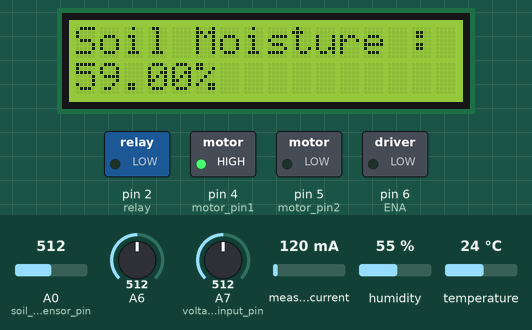
A sketch run on a simulated Arduino Nano, built with avr-gcc and run on an emulated ATmega328P. Parts: 16×2 character LCD, switched loads named in the sketch (green lamp = pin HIGH). The test bench sets the inputs (shaded band); at power-on: A0 (soil_moisture_sensor_pin) = 512, measured current 120 mA, humidity 55 %, A6 = 512, A7 (voltage_input_pin) = 512, temperature 24 °C. What the sketch prints to the serial monitor is not drawn.

Above: at 1.7 s.
1.8 s: A0 (soil_moisture_sensor_pin) set to 320
10.6 s: measured current set to 40 mA
At 19.1 s:
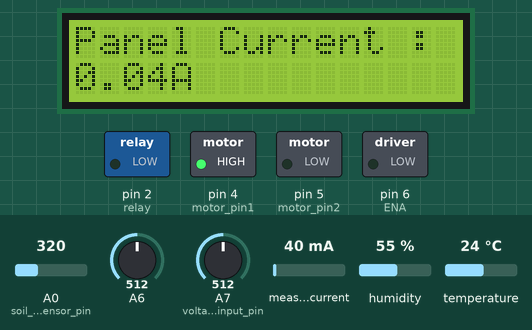
24.6 s: humidity set to 22 %
At 36.2 s:
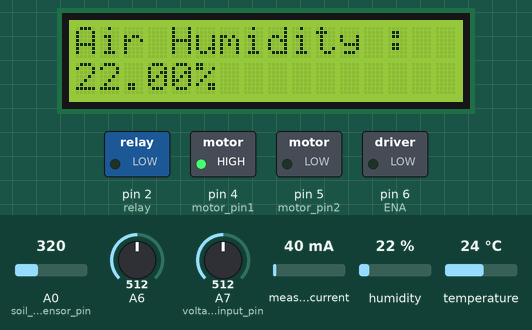
36.7 s: A6 set to 320
At 43.4 s:
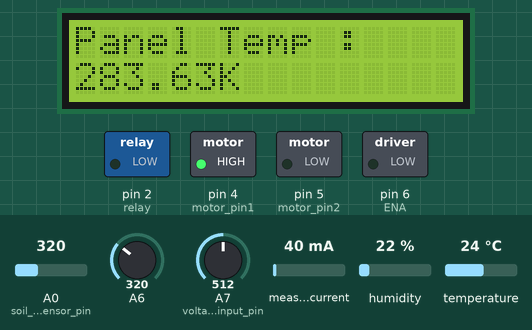
43.7 s: A7 (voltage_input_pin) set to 320
At 50.6 s:
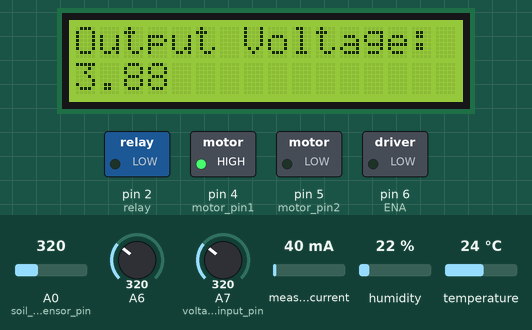
51.8 s: temperature set to 12 °C
At 60.4 s:
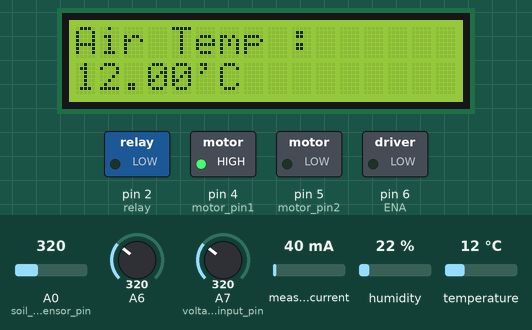
Timing chart, 0 to 61.7 s (numbered marks = the images above; inputs shaded):
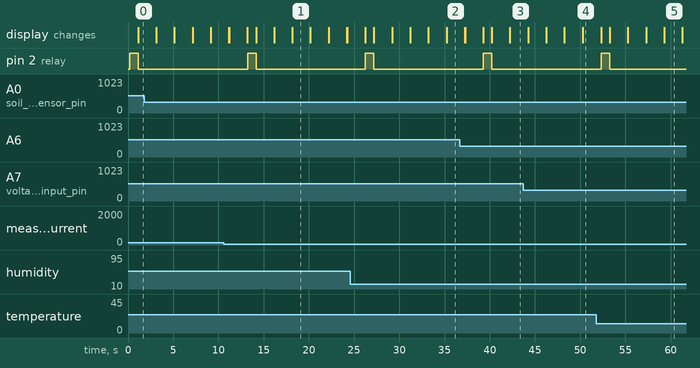

Measured:
- what the display in image 1 shows lasts 2.0 s, from 18.2 s to 20.2 s

The sketch:

MAIN.ino
```cpp
#include <Wire.h>
#include <Adafruit_INA219.h>
#include <LiquidCrystal.h>
#include <DHT.h>

#define DHTPIN 13
#define DHTTYPE DHT11
DHT dht(DHTPIN, DHTTYPE);
Adafruit_INA219 ina219;

const int rs = 12, en = 11, d4 = 10, d5 = 9, d6 = 8, d7 = 7;
LiquidCrystal lcd(rs, en, d4, d5, d6, d7);

int motor_pin1 = 4;
int motor_pin2 = 5;
int ENA = 6;

int soil_moisture_sensor_pin = A0;

int relay = 2;

float Vo;
float R1 = 6770;
float logR2, R2, T;
float c1 = 1.009249522e-03, c2 = 2.378405444e-04, c3 = 2.019202697e-07;

int voltage_input_pin = A7;
float v_out = 0.0;
float v_in = 0.0;
float r1 = 13690.0;
float r2 = 9430.0;

union BtoF{
  byte b[16];
  float fval;
}u;

const int buffer_size = 16;
byte buf[buffer_size];

float myVal;
int motor_analog_value = 0;
int temp=0;

void setup() {
   Serial.begin(9600);
   pinMode(motor_pin1, OUTPUT);
   pinMode(motor_pin2, OUTPUT);
   pinMode(ENA, OUTPUT);
   pinMode(relay,OUTPUT);
   pinMode(voltage_input_pin, INPUT);
   digitalWrite(motor_pin1, HIGH);
   digitalWrite(motor_pin2, LOW);
   uint32_t currentFrequency;
   lcd.begin(16, 2);
   ina219.begin();
   dht.begin();
   delay(100);
   }

void loop() {
   transmitSerial();
   if(Serial.available()>0){
    myVal = readFromMatlab();
    adjustSpeed(myVal);
    lcd.setCursor(0, 0);
    lcd.print("Output Voltage:");
    lcd.setCursor(0, 1);
    lcd.print(measureVoltage());
   }
   else{
    lcd.setCursor(0, 0);
    lcd.print("Output Voltage:");
    lcd.setCursor(0, 1);
    lcd.print(measureVoltage());
   }
   delay(2000);
   lcd.clear();
  }

void adjustSpeed(float voltage){
  temp = 100;
  float volts = voltage*100;
  int v = volts;
  bool is_equal = false;
  while(!is_equal){
    delay(100);
    if(v>1080){
      analogWrite(ENA, 255);
      break;
    }
    else if(v<330){
      analogWrite(ENA, 0);
      break;
    }
    float myVolts = measureVoltage()*100;
    int myV = myVolts;
    if(myV<(v-10)){
      temp = temp+1;
      analogWrite(ENA, temp);
    }
    else if(myV>(v+10)){
      temp = temp-1;
      analogWrite(ENA, temp);
    }
    else if((myV>=(v-10))&&(myV<=(v+10))){
      is_equal = true;
      break;
    }
    else{
      is_equal = false;
    }
  }
}

float readFromMatlab(){
  int reln = Serial.readBytesUntil("\r\n", buf, buffer_size);
  for(int i=0; i<buffer_size; i++){
    u.b[i] = buf[i];
  }
  float output = u.fval;
  return output;
}

float measureVoltage(){
  float sum = 0.0;
  for(int i=0;i<200;i++){
  int analog_voltage = analogRead(voltage_input_pin);
  v_out = (analog_voltage*5.06)/1024;
  v_in = v_out / (r2/(r1+r2));
  sum = sum + v_in;
  }
  v_in = sum/200;
  return v_in;
}

float measureSoilMoisture(){
  float soil_moisture_value= analogRead(soil_moisture_sensor_pin);
  soil_moisture_value = map(soil_moisture_value,1023,160,0,100);
  return soil_moisture_value;
  }

float measurePanelCurrent(){
  digitalWrite(relay, HIGH);
  delay(500);
  float current_mA = 0;

  float sum=0;
  for(int i=0;i<200;i++){
    current_mA = ina219.getCurrent_mA();
    sum = sum + current_mA;
  }

  digitalWrite(relay, LOW);
  current_mA = sum/200;

  current_mA = current_mA/1000; //Ampere
  return current_mA;
   }

float measurePanelTemperature(){
   Vo = analogRead(A6);
   R2 = R1 * ((1023.0 / Vo) - 1.0);
   logR2 = log(R2);
   T = (1.0 / (c1 + c2*logR2 + c3*logR2*logR2*logR2));
   T = T - 273.15;
   T = (T * 9.0)/ 5.0 + 32.0-7.7;//Fahrenheit
   T = ((T-32)*5/9)+273.15;
   return T;
}

float measureAirTemperature(){
   float air_temperature = dht.readTemperature();
   if (isnan(air_temperature)) {
    measureAirTemperature();
       }
   return air_temperature;
   }
float measureAirHumidity(){
   float air_humidity = dht.readHumidity();
   if (isnan(air_humidity)) {
    measureAirHumidity();
       }
   return air_humidity;
   }

void transmitSerial(){
   float at = measureAirTemperature();
   float ah = measureAirHumidity();
   float sm = measureSoilMoisture();
   float pt = measurePanelTemperature();
   float pc = measurePanelCurrent();

   byte *b1 = (byte *) &sm;
   byte *b2 = (byte *) &pt;
   byte *b3 = (byte *) &pc;
   byte *b4 = (byte *) &at;
   byte *b5 = (byte *) &ah;

   Serial.write(b1,4);
   Serial.write(b2,4);
   Serial.write(b3,4);
   Serial.write(b4,4);
   Serial.write(b5,4);
   Serial.write(13);
   Serial.write(10);

   startLCD(sm,pt,pc,at,ah);
    }

void startLCD(float sm,float pt,float pc,float at,float ah){
  lcd.setCursor(0, 0);
  lcd.print("Soil Moisture : ");
  lcd.setCursor(0, 1);
  lcd.print(sm);lcd.print("%");
  delay(2000);
  lcd.clear();

  lcd.setCursor(0, 0);
  lcd.print("Panel Temp :    ");
  lcd.setCursor(0, 1);
  lcd.print(pt);lcd.print("K");
  delay(2000);
  lcd.clear();

  lcd.setCursor(0, 0);
  lcd.print("Panel Current : ");
  lcd.setCursor(0, 1);
  lcd.print(pc);lcd.print("A");
  delay(2000);
  lcd.clear();

  lcd.setCursor(0, 0);
  lcd.print("Air Temp :      ");
  lcd.setCursor(0, 1);
  lcd.print(at);lcd.print("'C");
  delay(2000);
  lcd.clear();

  lcd.setCursor(0, 0);
  lcd.print("Air Humidity :  ");
  lcd.setCursor(0, 1);
  lcd.print(ah);lcd.print("%");
  delay(2000);
  lcd.clear();
}
```
